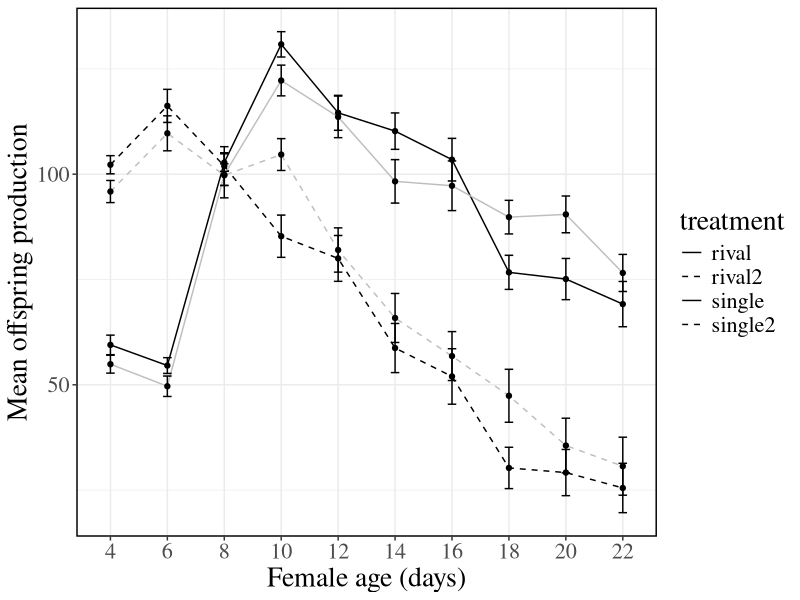
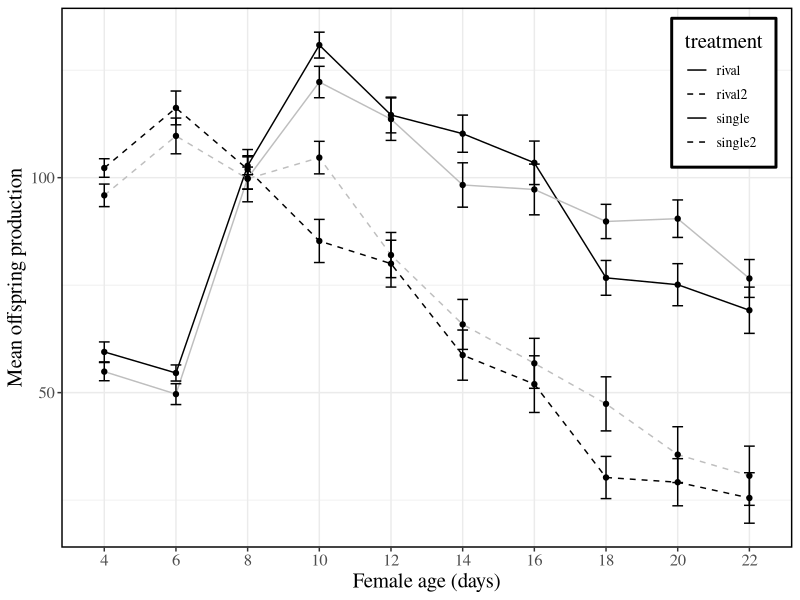

The R source for these figures, in order:
data<-read.csv("offspringfig.csv")
library(ggplot2)
attach(data)

#Original figure for mean offspring production by female age
ggplot(data,aes(x= as.factor(day),y= mean,group=treatment))+
  theme_bw()+theme(panel.border = element_rect(linetype = "solid", colour = "black",size=1))+ 
  theme(text=element_text(family="Times",size=20))+geom_line(aes(linetype= treatment),colour=colour)+
  geom_point(aes(group= treatment))+
  scale_linetype_manual(values=c("solid","dashed","solid","dashed"))+
  geom_errorbar(aes(ymin=mean-sd, ymax=mean+sd), width=.15)+xlab("Female age (days)")+
  ylab("Mean offspring production")

#SMR working on fixing the legend.  GETTING CLOSER! 
ggplot(data,aes(x= as.factor(day),y= mean,group=treatment))+
  theme_bw()+theme(panel.border = element_rect(linetype = "solid", colour = "black",size=1))+ 
  theme(text=element_text(family="Times",size=15))+geom_line(aes(linetype= treatment),colour=colour)+
  geom_point(aes(group= treatment))+
  scale_linetype_manual(values=c("solid","dashed","solid","dashed"))+
  geom_errorbar(aes(ymin=mean-sd, ymax=mean+sd), width=.15)+xlab("Female age (days)")+
  ylab("Mean offspring production") +
  theme(
  legend.position = c(0.97, 0.97),
  legend.justification = c("right", "top"),
  legend.box.background = element_rect(colour = "black",size=1),
  legend.text = element_text(size = 10),
  legend.box.margin = margin(4, 4, 4, 4),
#  legend.text = element_text(colour = "male experience", linetype = "female population"),
  labs(colour = "male experience"),
  labs(linetype = "female population")
)
    
